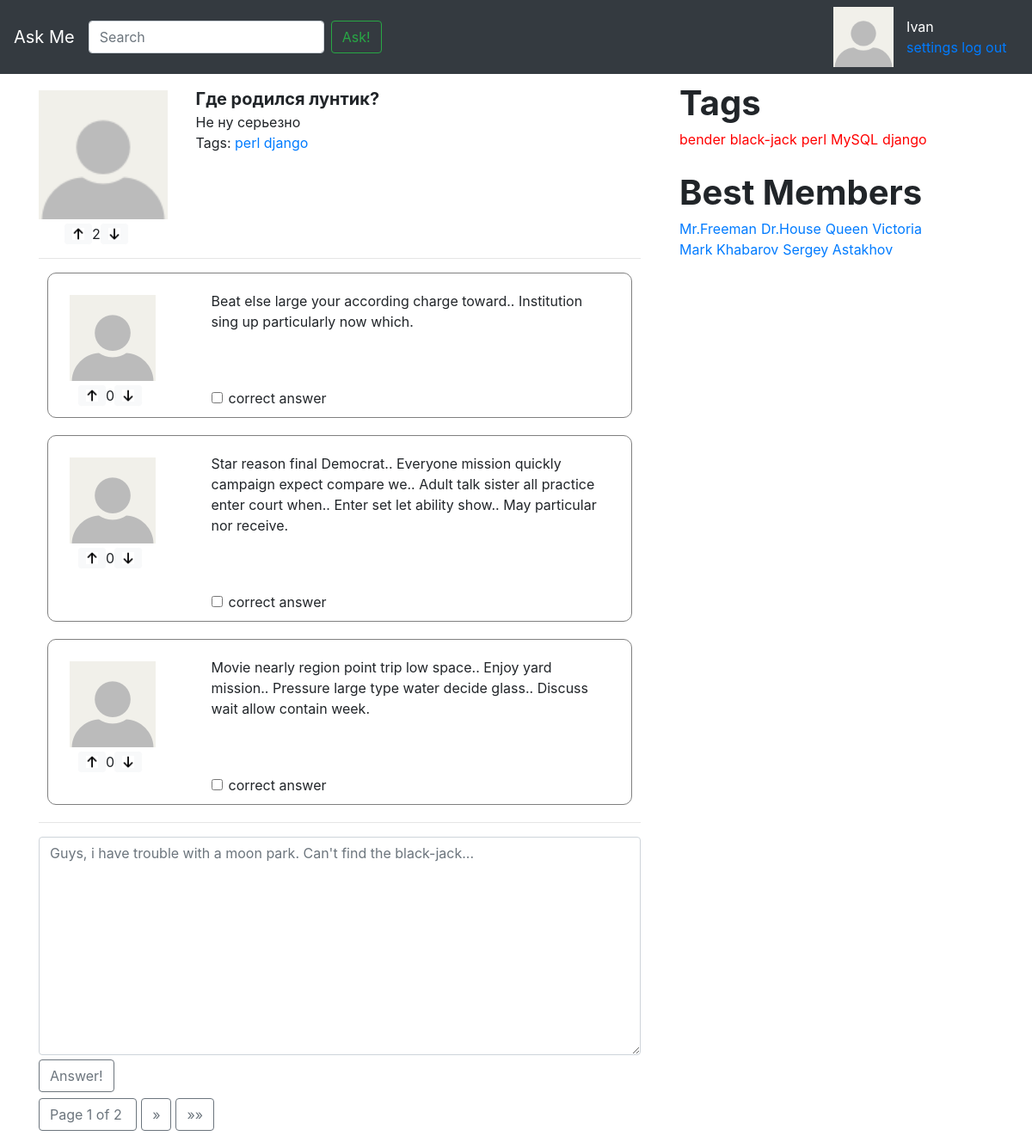
Screenshot of /question/2/ with the database file from the repository.
### app/models.py (models this page shows, shortened)
class Question(models.Model):
	title = models.CharField(max_length = 256, verbose_name = 'Заголовок')
	text = models.TextField(verbose_name = 'Текст')
	date_create = models.DateField(auto_now_add=True, verbose_name = 'Дата создания')
	rating = models.IntegerField(verbose_name = 'Рейтинг')
	author = models.ForeignKey('User', on_delete = models.CASCADE, verbose_name = 'Автор')
	tags = models.ManyToManyField('Tag', verbose_name = 'Тэги')
	marks = GenericRelation(Mark)
	objects = QuestionManager()
	class Meta:
		verbose_name = 'Вопрос'
		verbose_name_plural = 'Вопросы'

class Tag(models.Model):
	name = models.CharField(max_length = 256, verbose_name = 'Название тэга')
	objects = TagManager()
	def __str__(self):
		return self.name
	class Meta:
		verbose_name = 'Тэг'
		verbose_name_plural = 'Тэги'

class Answer(models.Model):
	text = models.TextField(verbose_name = 'Текст')
	rating = models.IntegerField(verbose_name = 'Рейтинг')
	date_create = models.DateField(auto_now_add=True, verbose_name = 'Дата создания')
	is_correct = models.BooleanField(default=False, verbose_name = 'Правильность')
	question = models.ForeignKey('Question', on_delete = models.CASCADE, verbose_name = 'Вопрос')
	author = models.ForeignKey('User', on_delete = models.CASCADE, verbose_name = 'Автор')
	marks = GenericRelation(Mark)
	objects = AnswerManager()
	class Meta:
		verbose_name = 'Ответ'
		verbose_name_plural = 'Ответы'

class User(models.Model):
	author = models.OneToOneField('Profile', on_delete=models.CASCADE)
	objects = UserManager()
	def __str__(self):
		return self.author.user_name
	class Meta:
		verbose_name = 'Пользователь'
		verbose_name_plural = 'Пользователи'

class Profile(models.Model):
	user_name = models.CharField(max_length = 256, verbose_name = 'Имя в системе')
	email = models.EmailField(verbose_name = 'E-mail')
	class Meta:
		verbose_name = 'Профиль'
		verbose_name_plural = 'Профили'

### app/views.py (the view)
# urls.py: path('question/<int:question_id>/', views.question_answers, name='question_answers'),
def question_answers(request, question_id):
	question = Question.objects.question_by_id(question_id)
	question_answers = Answer.objects.question_answers(question_id)
	page_obj = paginate(request, question_answers)
	return render(request, 'answers_page.html', {
		'page_obj': page_obj,
		'question': question,
		})

### app/models.py (called while the page is built)
	def get_all_users(self):
		return self.all()

	def count_rating(self):
		return self.filter(mark_type = Mark.MarkType.LIKE).count() - self.filter(mark_type = Mark.MarkType.DISLIKE).count()

	def question_by_id(self, question_id):
		return self.get(pk=question_id)

	def question_answers(self, question_id):
		return self.filter(question__id = question_id).order_by('-rating', '-date_create')

	def get_all_tags(self):
		return self.all()

### app/views.py (called while the page is built)
def paginate(request, object_list, per_page=3):
    paginator = Paginator(object_list, per_page)
    page_number = request.GET.get('page')
    page_obj = paginator.get_page(page_number)
    return page_obj

### askme/context_processors.py (called while the page is built)
def tags(arg):
	tags = Tag.objects.get_all_tags()
	return { 'tags': tags }

def best_members(arg):
	best_members = User.objects.get_all_users()
	return { 'members': best_members }

### templates/answers_page.html (shortened to what this page needs)
{% extends 'inc/base.html' %}
{% load static %}
{% block content %}
    <div class="row main_question">
    <div class="col-3 question_box_left">
        <div class="row">
            <img id="main_question_img" src="{% static "img/111.jpg" %}" alt="My image" class="question-img">
        </div>
        <div id="main_question_like_widget" class="row like_widget">
            <img class="btn btn-primary btn-sm btn-light" src="{% static 'img/like.jpg' %}" height="24">
            <div class="bd-highlight like-status"> {{ question.marks.count_rating }} </div>
            <img class="btn btn-primary btn-sm btn-light" src="{% static 'img/dislike.jpg' %}" height="24">
        </div>
    </div>
        <div class="col-9">
            <div class="question_box_right">
                <div class="question-title">{{ question.title }}</div>
                <div >{{ question.text }}</div>
                <div class="row">
                    <div class="col">
                        <span class="ans_tag">Tags:</span>
                            {% for tag in question.tags.get_all_tags %}
                                <a class="ans_tag" href="{% url 'tag' tag  %}">{{ tag }}</a>
                            {% endfor %}
                    </div>
                </div>
            </div>
        </div>
    </div>
    <hr/>
    {% for answer in page_obj %}
        {% include 'inc/answer.html' %}
    {% endfor %}
    <hr/>
    <textarea class="form-control" id="exampleFormControlTextarea1" rows="10" placeholder="Guys, i have trouble with a moon park. Can't find the black-jack..."></textarea>
    <button id="answer_btn_answer_page" type="button" class="page_btn btn btn-outline-secondary" id="answer_btn">Answer!
    </button>
{% endblock content %}
{% block right %}
    {% include 'inc/tags_section.html' %}
{% endblock right %}
{% block page_btns %}
    {% include 'inc/pagination.html' %}
{% endblock page_btns %}

### templates/inc/answer.html
{% load static %}
<div class="row question-box">
    <div class="col-3 question_box_left">
        <div class="row">
            <img src="{% static "img/111.jpg" %}" alt="My image" class="question-img">
        </div>
        <div class="row like_widget">
            <img class="btn btn-primary btn-sm btn-light" src="{% static 'img/like.jpg' %}" height="24">
            <div class="bd-highlight like-status"> {{ answer.marks.count_rating }} </div>
            <img class="btn btn-primary btn-sm btn-light" src="{% static 'img/dislike.jpg' %}" height="24">
        </div>
    </div>
    <div class="col-9">
        <div class="question_box_right">
            <div class="question-text">{{ answer.text }}</div>
            <div class="row answers_links_bottom">
                <div class="col">
                    <div class="form-check">
                        <input class="form-check-input" type="checkbox" value="" id="defaultCheck1">
                        <label class="form-check-label" for="defaultCheck1">
                            correct answer
                        </label>
                    </div>
                </div>
            </div>
        </div>
    </div>
</div>

### templates/inc/tags_section.html
<div>
    <div class="row">
        <span class="row tags_header">Tags</span>
    </div>
    <div class="row link_tags">
        {% for tag in tags %}
            <a class="sample_tag lang_tag" href="{% url 'tag' tag  %}">{{ tag }}</a>
        {% endfor %}
    </div>
</div>
<div>
    <div class="row">
        <span class="row tags_header">Best Members</span>
    </div>
    <div class="row link_tags">
        {% for member in members %}
            <a class="sample_tag" href="">{{ member }}</a>
        {% endfor %}
    </div>
</div>

### static/css/sticky-footer.css (style rules this page uses)
html { position: relative; min-height: 100%; }
body { margin-bottom: 60px; }

### static/css/container.css (style rules this page uses)
.question-box { border: 1px solid gray; padding: 10px; margin: 10px; border-radius: 10px; margin-bottom: 20px; }
.like_widget { margin-left: 10px; margin-top: 5px; }
#main_question_img { margin-left: 15px; margin-top: 15px; width: 150px; width: 150px; padding: 0px; }
#main_question_like_widget { margin-left: 30px; }
.question-text { margin-top: 10px; }
.answers_links_bottom { margin-top: 65px; }
.question-img { margin-left: 15px; margin-top: 15px; max-width: 150px; padding: 0px; }
.question-title { font-size: 20px; font-weight: bold; }
.tags_header { font-size: 40px; font-weight: bold; margin-left: 0px; }
.link_tags { margin-right: 25px; margin-bottom: 20px; }
.sample_tag { margin-right: 5px; }
.lang_tag { color: red; }
.question_box_right { margin-top: 10px; }
#answer_btn_answer_page { margin-top: 5px; margin-bottom: 5px; }
.page_btn { margin-right: 5px; }

### rows the page displays
Question: marks.count_rating "2", title "Где родился лунтик?", text "Не ну серьезно"
Tag: name "perl"
Tag: name "django"
Answer: marks.count_rating "0", text "Beat else large your according charge toward.. Institution sing up particularly now which."
Answer: marks.count_rating "0", text "Star reason final Democrat.. Everyone mission quickly campaign expect compare we.. Adult talk sister all practice enter court when.. Enter set let ability show.. May particular nor receive."
Answer: marks.count_rating "0", text "Movie nearly region point trip low space.. Enjoy yard mission.. Pressure large type water decide glass.. Discuss wait allow contain week."
Tag: name "bender"
Tag: name "black-jack"
Tag: name "MySQL"
User: author.user_name "Mr.Freeman"
User: author.user_name "Dr.House"
User: author.user_name "Queen Victoria"
User: author.user_name "Mark Khabarov"
User: author.user_name "Sergey Astakhov"

### other values shown
{{ page_obj.number }} "1"
{{ page_obj.paginator.num_pages }} "2"
